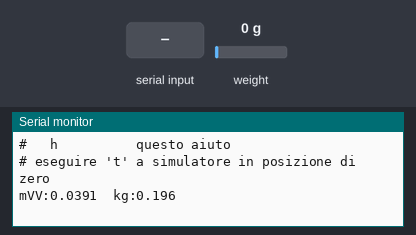
Bench run of a sketch on a simulated ESP32. Parts: the last lines printed to the serial monitor. Wiring (inferred from the names in the program): HX711 load-cell converter: data GPIO 16; SCK GPIO 4. The test bench sets the inputs (shaded band); at power-on: weight on the scale 0 g.

Above: at 1.4 s.
1.5 s: "t\n" received over Serial
At 2.3 s:
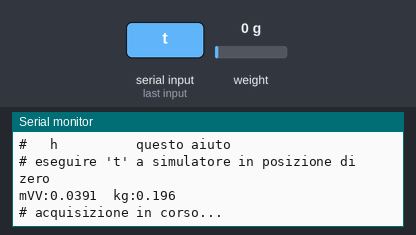
3.0 s: "c\n" received over Serial
At 3.4 s:
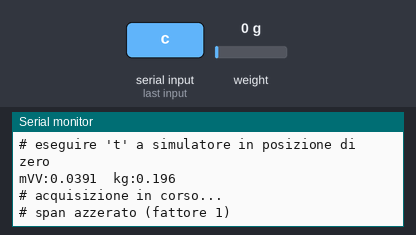
4.5 s: "r\n" received over Serial
At 5.8 s:
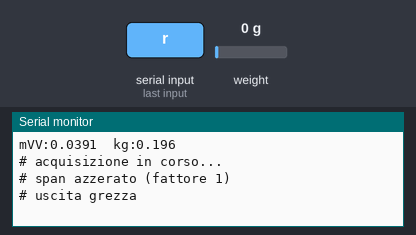
7.5 s: "p\n" received over Serial
At 8.1 s:
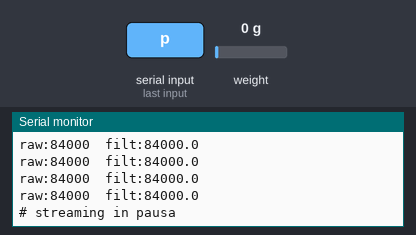
9.0 s: "i\n" received over Serial
At 9.4 s:
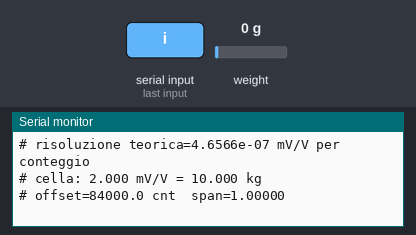
10.5 s: "r\n" received over Serial
At 11.6 s:
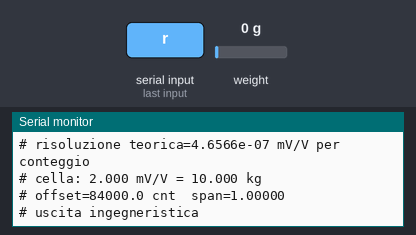

Measured:
- after the input at 1.5 s, the serial monitor: prints a new line at once (image 1)
- after the input at 3.0 s, the serial monitor: prints a new line at once (image 2)
- after the input at 4.5 s, the serial monitor: prints a new line at once (image 3)
- after the input at 7.5 s, the serial monitor: prints a new line at once (image 4)
- after the input at 9.0 s, the serial monitor: prints a new line at once (image 5)
- after the input at 10.5 s, the serial monitor: prints a new line at once (image 6)

The sketch:

simulatore_cella_hx711.ino
```cpp
// simulatore_cella_hx711.ino — sketch Arduino: delega tutto ad app.cpp
#include "app.h"

void setup() {
  app::setup();
}

void loop() {
  app::loop();
}
```

app.cpp
```cpp
// app.cpp — logica applicativa: acquisizione, macchina a stati dei comandi, stampa
// Hardware: ESP32 DevKit + modulo HX711 + simulatore resistivo (configurazione A o B della dispensa)
#include "app.h"
#include "config.h"
#include "hx711_driver.h"
#include "dsp.h"
#include "load_model.h"
#include "serial_ui.h"

// Operazione in corso che accumula STATS_SAMPLES campioni
enum class Task : uint8_t { Idle, Tare, Stats, Span };

static Hx711Driver hx(cfg::PIN_HX_DOUT, cfg::PIN_HX_SCK, cfg::HX_EXTRA_PULSES);
static LoadModel model(cfg::HX_GAIN, cfg::CELL_SENS_MV_V, cfg::CELL_CAPACITY);
static SerialUi ui(Serial);
static MovingAverage<cfg::FILTER_LEN> filter;
static RunningStats acc;

static Task task = Task::Idle;
static double spanReference = 0.0;
static bool streaming = true;
static bool rawMode = false;
static int32_t lastRaw = 0;
static uint8_t warmupLeft = cfg::HX_WARMUP_SAMPLES;
static uint32_t lastSampleMs = 0;
static uint32_t lastPrintMs = 0;
static uint32_t lastSatWarnMs = 0;
static bool timeoutReported = false;

// --- Gestione comandi ---

static void startTask(Task t) {
  acc.reset();
  task = t;
  ui.message("acquisizione in corso...");
}

static void printInfo() {
  Serial.printf("# DT=GPIO%u  SCK=GPIO%u  gain=%.0f  impulsi extra=%u\n",
                cfg::PIN_HX_DOUT, cfg::PIN_HX_SCK, cfg::HX_GAIN, cfg::HX_EXTRA_PULSES);
  Serial.printf("# risoluzione teorica=%.4e mV/V per conteggio\n", model.mvvPerCount());
  Serial.printf("# cella: %.3f mV/V = %.3f %s\n", cfg::CELL_SENS_MV_V, cfg::CELL_CAPACITY, cfg::CELL_UNIT);
  Serial.printf("# offset=%.1f cnt  span=%.5f\n", model.offset(), model.spanFactor());
}

static void handleCommand(const Command &cmd) {
  switch (cmd.type) {
    case Command::Type::None:
      break;
    case Command::Type::Tare:
      startTask(Task::Tare);
      break;
    case Command::Type::Stats:
      startTask(Task::Stats);
      break;
    case Command::Type::Span:
      spanReference = cmd.arg;
      startTask(Task::Span);
      break;
    case Command::Type::SpanReset:
      model.resetSpan();
      ui.message("span azzerato (fattore 1)");
      break;
    case Command::Type::ToggleRaw:
      rawMode = !rawMode;
      ui.message(rawMode ? "uscita grezza" : "uscita ingegneristica");
      break;
    case Command::Type::Pause:
      streaming = !streaming;
      ui.message(streaming ? "streaming attivo" : "streaming in pausa");
      break;
    case Command::Type::Info:
      printInfo();
      break;
    case Command::Type::Help:
      ui.help();
      break;
    case Command::Type::Unknown:
      ui.message("comando non riconosciuto (h per l'aiuto)");
      break;
  }
}

// --- Chiusura delle operazioni a campioni ---

static void finishTask() {
  switch (task) {
    case Task::Tare:
      model.setOffset(acc.mean());
      Serial.printf("# tara eseguita: offset=%.1f cnt (std %.1f)\n", acc.mean(), acc.stddev());
      break;
    case Task::Stats: {
      StatsReport r;
      r.n = acc.count();
      r.meanCounts = acc.mean();
      r.stdCounts = acc.stddev();
      r.minCounts = acc.min();
      r.maxCounts = acc.max();
      r.meanMvV = model.countsToMvV(acc.mean());
      r.stdUvV = acc.stddev() * model.mvvPerCount() * model.spanFactor() * 1000.0;
      ui.stats(r);
      break;
    }
    case Task::Span:
      if (model.calibrateSpan(acc.mean(), spanReference)) {
        Serial.printf("# span calibrato: fattore=%.5f\n", model.spanFactor());
      } else {
        ui.message("span rifiutato: segnale troppo piccolo o fattore fuori 0,5..2 (verificare tara e segno)");
      }
      break;
    case Task::Idle:
      break;
  }
  task = Task::Idle;
}

// --- Acquisizione ---

static void acquire(uint32_t now) {
  int32_t raw = 0;
  const Hx711Driver::Status st = hx.read(raw);

  if (st == Hx711Driver::Status::NotReady) {
    if (!timeoutReported && now - lastSampleMs > cfg::HX_READY_TIMEOUT_MS) {
      ui.message("ERRORE: nessun dato dall'HX711 (alimentazione, DT/SCK, GND comune)");
      timeoutReported = true;
    }
    return;
  }

  lastSampleMs = now;
  if (timeoutReported) {
    ui.message("HX711 di nuovo presente");
    timeoutReported = false;
  }

  if (warmupLeft > 0) {           // primi campioni dopo l'accensione: assestamento
    --warmupLeft;
    return;
  }

  if (st == Hx711Driver::Status::Saturated && now - lastSatWarnMs > cfg::WARN_PERIOD_MS) {
    ui.message("ATTENZIONE: ADC in saturazione (offset o fondo scala del simulatore eccessivi)");
    lastSatWarnMs = now;
  }

  lastRaw = raw;
  filter.push(raw);

  if (task != Task::Idle) {
    acc.push(raw);
    if (acc.count() >= cfg::STATS_SAMPLES) {
      finishTask();
    }
  }
}

static void report(uint32_t now) {
  if (!streaming || task != Task::Idle || !filter.full()) {
    return;
  }
  if (now - lastPrintMs < cfg::PRINT_PERIOD_MS) {
    return;
  }
  lastPrintMs = now;

  if (rawMode) {
    ui.sampleRaw(lastRaw, filter.mean());
  } else {
    const double mvv = model.countsToMvV(filter.mean());
    ui.sampleEng(mvv, model.mvvToLoad(mvv), cfg::CELL_UNIT);
  }
}

namespace app {

void setup() {
  Serial.begin(cfg::SERIAL_BAUD);
  delay(200);
  hx.begin();
  lastSampleMs = millis();
  ui.banner();
  ui.message("eseguire 't' a simulatore in posizione di zero");
}

void loop() {
  const uint32_t now = millis();
  handleCommand(ui.poll());
  acquire(now);
  report(now);
}

}  // namespace app
```

app.h
```cpp
// app.h — punto di ingresso dell'applicazione
#pragma once

namespace app {
void setup();
void loop();
}  // namespace app
```

dsp.h
```cpp
// dsp.h — filtri e statistiche su campioni interi (header-only)
#pragma once
#include <stddef.h>
#include <stdint.h>
#include <math.h>
#include <limits>

// Media mobile su N campioni; somma a 64 bit, nessun overflow con dati a 24 bit
template <size_t N>
class MovingAverage {
public:
  void reset() {
    idx_ = 0;
    count_ = 0;
    sum_ = 0;
  }

  void push(int32_t x) {
    if (count_ == N) {
      sum_ -= buf_[idx_];
    } else {
      ++count_;
    }
    buf_[idx_] = x;
    sum_ += x;
    idx_ = (idx_ + 1) % N;
  }

  bool full() const { return count_ == N; }
  double mean() const { return count_ ? static_cast<double>(sum_) / count_ : 0.0; }

private:
  int32_t buf_[N] = {};
  size_t idx_ = 0;
  size_t count_ = 0;
  int64_t sum_ = 0;
};

// Statistiche incrementali (algoritmo di Welford): media e deviazione standard senza buffer
class RunningStats {
public:
  void reset() {
    n_ = 0;
    mean_ = 0.0;
    m2_ = 0.0;
    min_ = std::numeric_limits<int32_t>::max();
    max_ = std::numeric_limits<int32_t>::min();
  }

  void push(int32_t x) {
    ++n_;
    const double d = x - mean_;
    mean_ += d / n_;
    m2_ += d * (x - mean_);
    if (x < min_) {
      min_ = x;
    }
    if (x > max_) {
      max_ = x;
    }
  }

  size_t count() const { return n_; }
  double mean() const { return mean_; }
  double stddev() const { return n_ > 1 ? sqrt(m2_ / (n_ - 1)) : 0.0; }
  int32_t min() const { return min_; }
  int32_t max() const { return max_; }

private:
  size_t n_ = 0;
  double mean_ = 0.0;
  double m2_ = 0.0;
  int32_t min_ = std::numeric_limits<int32_t>::max();
  int32_t max_ = std::numeric_limits<int32_t>::min();
};
```

load_model.cpp
```cpp
// load_model.cpp — modello ratiometrico HX711: ±0,5·Vex/gain corrisponde a ±2^23 conteggi
#include "load_model.h"
#include <math.h>

namespace {
constexpr double FULL_SCALE_COUNTS = 8388608.0;  // 2^23
constexpr double MIN_SPAN_COUNTS = 10000.0;      // segnale minimo per una calibrazione sensata
constexpr double SPAN_MIN = 0.5;
constexpr double SPAN_MAX = 2.0;
}

LoadModel::LoadModel(float gain, float sensMvV, float capacity)
    : mvvPerCount_(500.0 / (gain * FULL_SCALE_COUNTS)),  // [mV/V per conteggio]
      sens_(sensMvV),
      cap_(capacity) {}

double LoadModel::countsToMvV(double counts) const {
  return (counts - offset_) * mvvPerCount_ * span_;
}

double LoadModel::mvvToLoad(double mvv) const {
  return mvv / sens_ * cap_;
}

bool LoadModel::calibrateSpan(double meanCounts, double referenceMvV) {
  const double net = meanCounts - offset_;
  if (fabs(net) < MIN_SPAN_COUNTS || referenceMvV == 0.0) {
    return false;
  }
  const double factor = referenceMvV / (net * mvvPerCount_);
  if (factor < SPAN_MIN || factor > SPAN_MAX) {
    return false;   // valore incoerente: probabile errore di segno o di misura
  }
  span_ = factor;
  return true;
}
```

load_model.h
```cpp
// load_model.h — conversione conteggi -> mV/V -> unità ingegneristiche, tara e span
#pragma once
#include <stdint.h>

class LoadModel {
public:
  LoadModel(float gain, float sensMvV, float capacity);

  void setOffset(double offsetCounts) { offset_ = offsetCounts; }
  double offset() const { return offset_; }

  // Corregge il guadagno: la media netta attuale deve valere referenceMvV
  bool calibrateSpan(double meanCounts, double referenceMvV);
  void resetSpan() { span_ = 1.0; }
  double spanFactor() const { return span_; }

  double countsToMvV(double counts) const;   // applica tara e span
  double mvvToLoad(double mvv) const;        // mV/V -> unità della cella
  double mvvPerCount() const { return mvvPerCount_; }

private:
  double mvvPerCount_;
  double sens_;
  double cap_;
  double offset_ = 0.0;
  double span_ = 1.0;
};
```

serial_ui.cpp
```cpp
// serial_ui.cpp — parsing comandi e formattazione dell'output
#include "serial_ui.h"
#include <ctype.h>
#include <stdlib.h>

Command SerialUi::poll() {
  while (port_.available() > 0) {
    const char c = static_cast<char>(port_.read());
    if (c == '\n' || c == '\r') {
      if (len_ == 0) {
        continue;   // CR+LF: la seconda terminazione è vuota
      }
      buf_[len_] = '\0';
      len_ = 0;
      return parse(buf_);
    }
    if (len_ < sizeof(buf_) - 1) {
      buf_[len_++] = c;
    }
  }
  return Command{};
}

Command SerialUi::parse(const char *line) {
  Command cmd;
  while (*line == ' ') {
    ++line;
  }
  const char key = static_cast<char>(tolower(*line));
  const char *rest = line + 1;

  char *end = nullptr;
  const double value = strtod(rest, &end);
  cmd.hasArg = (end != rest);
  cmd.arg = value;

  switch (key) {
    case 't': cmd.type = Command::Type::Tare; break;
    case 's': cmd.type = Command::Type::Stats; break;
    case 'c': cmd.type = cmd.hasArg ? Command::Type::Span : Command::Type::SpanReset; break;
    case 'r': cmd.type = Command::Type::ToggleRaw; break;
    case 'p': cmd.type = Command::Type::Pause; break;
    case 'i': cmd.type = Command::Type::Info; break;
    case 'h':
    case '?': cmd.type = Command::Type::Help; break;
    default: cmd.type = Command::Type::Unknown; break;
  }
  return cmd;
}

void SerialUi::banner() {
  port_.println();
  port_.println("# Simulatore cella di carico - HX711 + ESP32");
  help();
}

void SerialUi::help() {
  port_.println("# Comandi:");
  port_.println("#   t          tara (media su N campioni)");
  port_.println("#   s          statistiche su N campioni (media, dev. std, min, max)");
  port_.println("#   c <mV/V>   calibrazione span al valore di riferimento indicato");
  port_.println("#   c          azzera la calibrazione span (fattore 1)");
  port_.println("#   r          alterna uscita ingegneristica / grezza");
  port_.println("#   p          pausa / riprende lo streaming");
  port_.println("#   i          configurazione e stato calibrazione");
  port_.println("#   h          questo aiuto");
}

void SerialUi::sampleEng(double mvv, double load, const char *unit) {
  // formato etichetta:valore, compatibile con il Serial Plotter
  port_.printf("mVV:%.4f\t%s:%.3f\n", mvv, unit, load);
}

void SerialUi::sampleRaw(int32_t raw, double filtered) {
  port_.printf("raw:%ld\tfilt:%.1f\n", static_cast<long>(raw), filtered);
}

void SerialUi::stats(const StatsReport &r) {
  port_.printf("# n=%u  media=%.1f cnt  std=%.1f cnt  min=%ld  max=%ld\n",
               static_cast<unsigned>(r.n), r.meanCounts, r.stdCounts,
               static_cast<long>(r.minCounts), static_cast<long>(r.maxCounts));
  port_.printf("# media=%.4f mV/V  rumore=%.3f uV/V rms  p-p=%ld cnt\n",
               r.meanMvV, r.stdUvV, static_cast<long>(r.maxCounts - r.minCounts));
}

void SerialUi::message(const char *text) {
  port_.print("# ");
  port_.println(text);
}
```

serial_ui.h
```cpp
// serial_ui.h — interfaccia testuale su porta seriale (comandi in ingresso, report in uscita)
#pragma once
#include <Arduino.h>

struct Command {
  enum class Type : uint8_t { None, Tare, Stats, Span, SpanReset, ToggleRaw, Pause, Info, Help, Unknown };
  Type type = Type::None;
  double arg = 0.0;
  bool hasArg = false;
};

struct StatsReport {
  size_t n;
  double meanCounts;
  double stdCounts;
  int32_t minCounts;
  int32_t maxCounts;
  double meanMvV;
  double stdUvV;     // rumore in µV/V
};

class SerialUi {
public:
  explicit SerialUi(Stream &port) : port_(port) {}

  Command poll();   // non bloccante: restituisce un comando quando arriva una riga completa

  void banner();
  void help();
  void sampleEng(double mvv, double load, const char *unit);
  void sampleRaw(int32_t raw, double filtered);
  void stats(const StatsReport &r);
  void message(const char *text);

private:
  Command parse(const char *line);

  Stream &port_;
  char buf_[32] = {};
  size_t len_ = 0;
};
```

config.h
```cpp
// config.h — parametri del progetto (unico file da modificare per adattare l'hardware)
#pragma once
#include <stdint.h>
#include <stddef.h>

namespace cfg {

// --- Pin HX711 (evitare i pin di strapping 0, 2, 5, 12, 15) ---
constexpr uint8_t PIN_HX_DOUT = 16;  // ingresso dati (DT del modulo)
constexpr uint8_t PIN_HX_SCK  = 4;   // uscita clock (SCK del modulo)

// --- Seriale ---
constexpr uint32_t SERIAL_BAUD = 115200;

// --- HX711 ---
// Impulsi aggiuntivi dopo i 24 bit: 1 = canale A gain 128, 2 = canale B gain 32, 3 = canale A gain 64
constexpr uint8_t  HX_EXTRA_PULSES      = 1;
constexpr float    HX_GAIN              = 128.0f;  // deve corrispondere a HX_EXTRA_PULSES
constexpr uint32_t HX_READY_TIMEOUT_MS  = 1000;    // nessun dato oltre questo tempo: modulo assente
constexpr uint8_t  HX_WARMUP_SAMPLES    = 4;       // campioni scartati dopo l'accensione

// --- Elaborazione ---
constexpr size_t   FILTER_LEN       = 8;    // lunghezza media mobile [campioni]
constexpr size_t   STATS_SAMPLES    = 50;   // campioni per tara, statistiche, span
constexpr uint32_t PRINT_PERIOD_MS  = 200;  // periodo di stampa in streaming
constexpr uint32_t WARN_PERIOD_MS   = 2000; // periodo minimo tra due avvisi uguali

// --- Cella di carico simulata (conversione in unità ingegneristiche) ---
constexpr float CELL_SENS_MV_V = 2.0f;   // sensibilità nominale a fondo scala [mV/V]
constexpr float CELL_CAPACITY  = 10.0f;  // portata nominale
constexpr char  CELL_UNIT[]    = "kg";

}  // namespace cfg
```

hx711_driver.cpp
```cpp
// hx711_driver.cpp — implementazione del protocollo seriale HX711
#include "hx711_driver.h"

// Sezione critica: un'interruzione durante la lettura allungherebbe SCK alto;
// oltre 60 us il chip entra in power-down e il dato va perso.
static portMUX_TYPE s_hxMux = portMUX_INITIALIZER_UNLOCKED;

Hx711Driver::Hx711Driver(uint8_t pinDout, uint8_t pinSck, uint8_t extraPulses)
    : pinDout_(pinDout), pinSck_(pinSck), extraPulses_(extraPulses) {}

void Hx711Driver::begin() {
  pinMode(pinSck_, OUTPUT);
  digitalWrite(pinSck_, LOW);   // SCK basso = chip attivo
  pinMode(pinDout_, INPUT);
}

bool Hx711Driver::isReady() const {
  return digitalRead(pinDout_) == LOW;
}

void Hx711Driver::pulse() {
  digitalWrite(pinSck_, HIGH);
  delayMicroseconds(1);         // T3 min 0,2 us
  digitalWrite(pinSck_, LOW);
  delayMicroseconds(1);         // T4 min 0,2 us
}

Hx711Driver::Status Hx711Driver::read(int32_t &value) {
  if (!isReady()) {
    return Status::NotReady;
  }

  uint32_t data = 0;
  portENTER_CRITICAL(&s_hxMux);
  for (uint8_t i = 0; i < 24; ++i) {          // 24 bit, MSB per primo
    digitalWrite(pinSck_, HIGH);
    delayMicroseconds(1);                     // dato valido 0,1 us dopo il fronte di salita
    data = (data << 1) | (digitalRead(pinDout_) == HIGH ? 1u : 0u);
    digitalWrite(pinSck_, LOW);
    delayMicroseconds(1);
  }
  for (uint8_t i = 0; i < extraPulses_; ++i) { // seleziona canale/guadagno della prossima conversione
    pulse();
  }
  portEXIT_CRITICAL(&s_hxMux);

  if (data & 0x800000u) {                     // estensione del segno: complemento a 2 su 24 bit
    data |= 0xFF000000u;
  }
  value = static_cast<int32_t>(data);

  if (value >= RAW_MAX || value <= RAW_MIN) {
    return Status::Saturated;
  }
  return Status::Ok;
}

void Hx711Driver::powerDown() {
  digitalWrite(pinSck_, LOW);
  digitalWrite(pinSck_, HIGH);
  delayMicroseconds(70);        // > 60 us: power-down
}

void Hx711Driver::powerUp() {
  digitalWrite(pinSck_, LOW);   // ripartenza su canale A, gain 128
}
```

hx711_driver.h
```cpp
// hx711_driver.h — driver bit-bang per HX711 (lettura non bloccante)
#pragma once
#include <Arduino.h>

class Hx711Driver {
public:
  enum class Status : uint8_t { Ok, NotReady, Saturated };

  static constexpr int32_t RAW_MAX = 0x7FFFFF;   // +fondo scala ADC
  static constexpr int32_t RAW_MIN = -0x800000;  // -fondo scala ADC

  Hx711Driver(uint8_t pinDout, uint8_t pinSck, uint8_t extraPulses);

  void begin();
  bool isReady() const;                 // DOUT basso = conversione disponibile
  Status read(int32_t &value);          // ritorna subito se il dato non è pronto
  void powerDown();                     // SCK alto per più di 60 us
  void powerUp();

private:
  void pulse();

  uint8_t pinDout_;
  uint8_t pinSck_;
  uint8_t extraPulses_;
};
```
